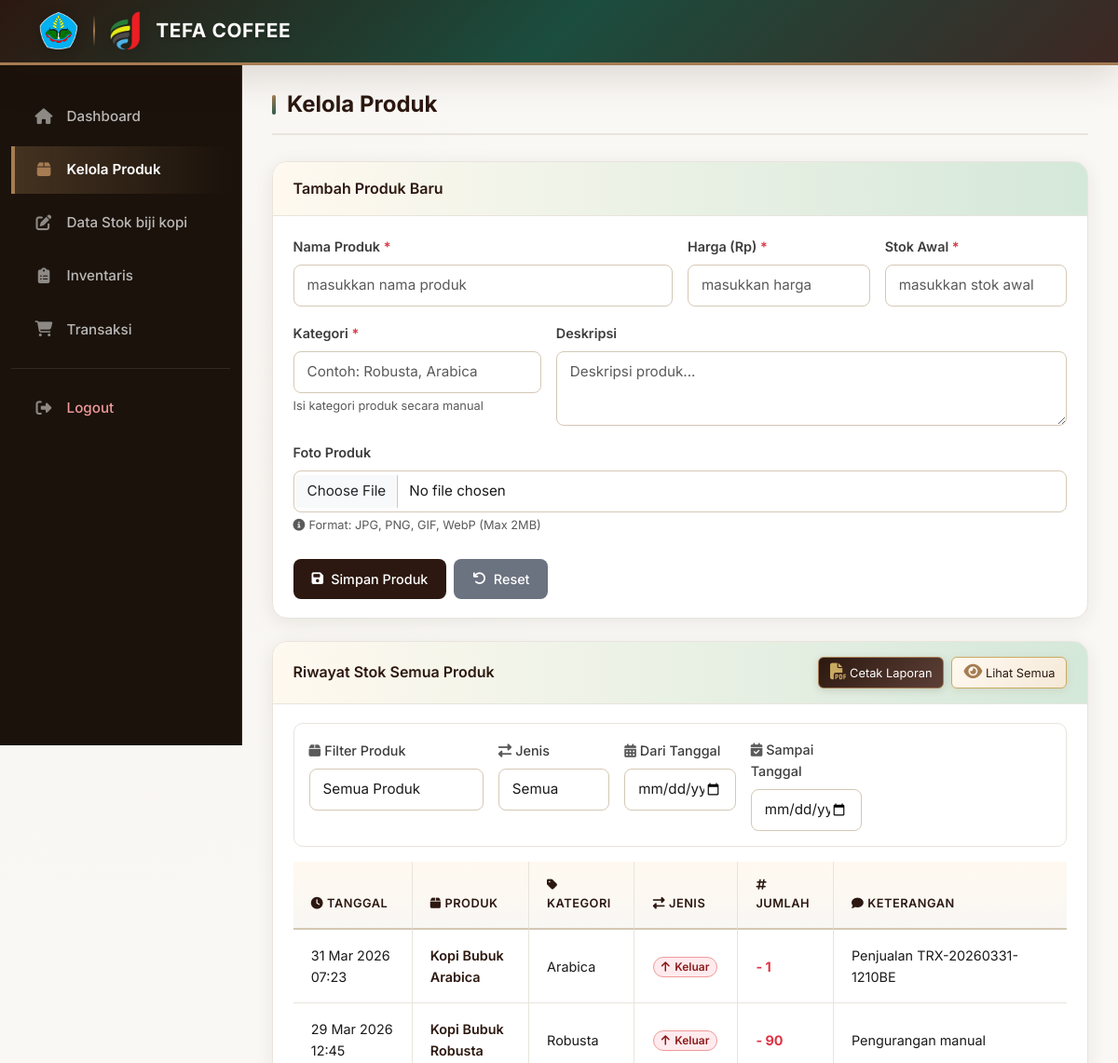
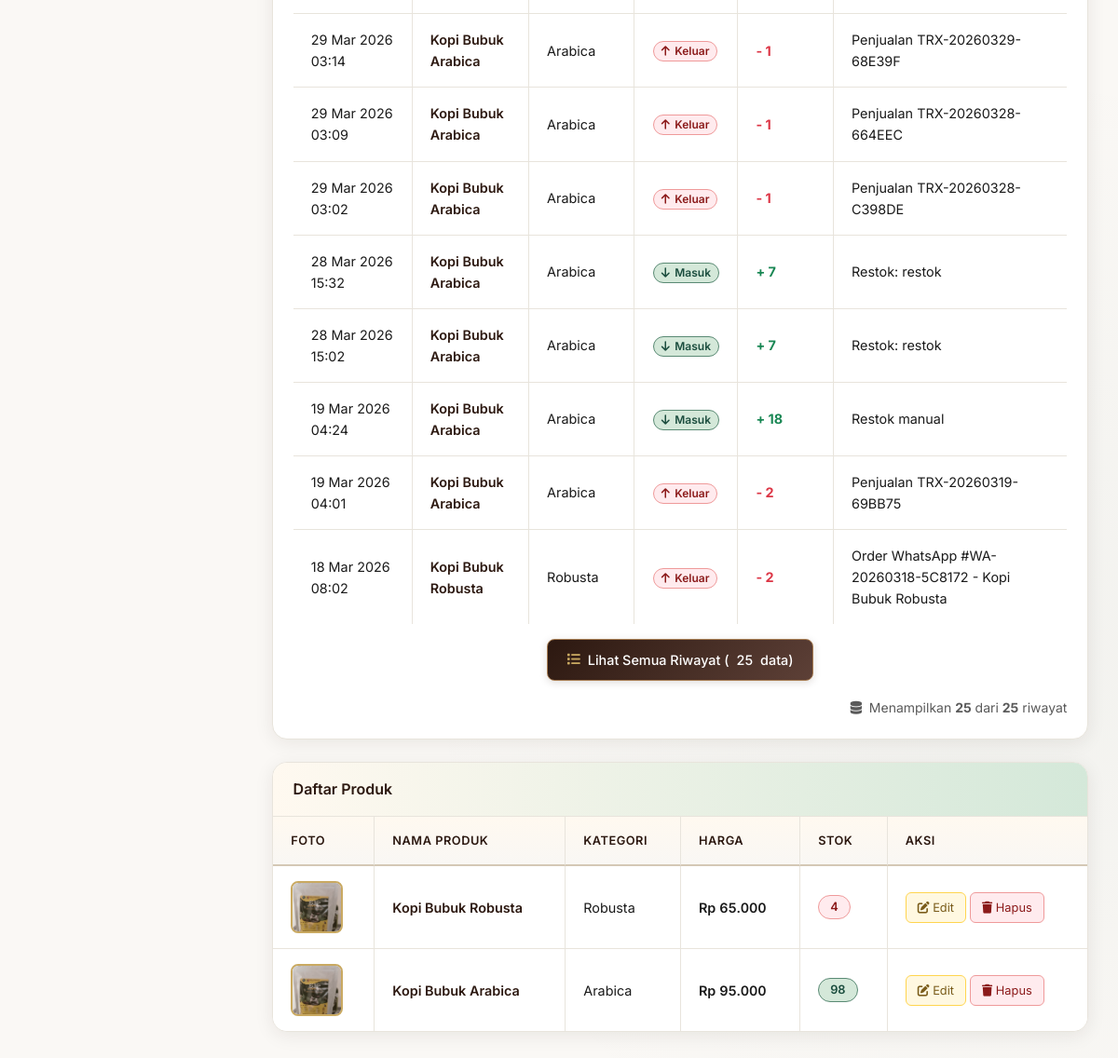
/admin/products.php (signed in), run on the app's committed database (2 pictures, top to bottom).
### tables this page shows
CREATE TABLE `stock_movements` (
  `id` int(11) NOT NULL,
  `product_id` int(11) NOT NULL,
  `jenis` enum('masuk','keluar') NOT NULL,
  `jumlah` int(11) NOT NULL,
  `keterangan` text DEFAULT NULL,
  `tanggal` timestamp NOT NULL DEFAULT current_timestamp()
);

CREATE TABLE `products` (
  `id` int(11) NOT NULL,
  `nama_produk` varchar(100) NOT NULL,
  `deskripsi` text DEFAULT NULL,
  `harga` decimal(10,2) NOT NULL,
  `stok` int(11) DEFAULT 0,
  `kategori` enum('robusta','arabica','lainnya') DEFAULT 'lainnya',
  `gambar` varchar(255) DEFAULT NULL,
  `created_at` timestamp NOT NULL DEFAULT current_timestamp()
);

### admin/products.php (the view, shortened to what the rows shown need)
<?php
require_once '../config/config.php';
$upload_dir = '../assets/images/products/';
$all_stock_history = [];
$where = "1=1";
$history_query = mysqli_query($conn, "
    SELECT sm.*, p.nama_produk, p.kategori
    FROM stock_movements sm
    JOIN products p ON sm.product_id = p.id
    WHERE $where
    ORDER BY sm.tanggal DESC
    LIMIT 500
");
while ($row = mysqli_fetch_assoc($history_query)) {
    $all_stock_history[] = $row;
}
$products = mysqli_query($conn, "SELECT * FROM products ORDER BY created_at DESC");
?>
<!DOCTYPE html>
<html lang="id">
<head>
    <link href="https://cdn.jsdelivr.net/npm/bootstrap@5.3.0/dist/css/bootstrap.min.css" rel="stylesheet">
    <link rel="stylesheet" href="https://cdnjs.cloudflare.com/ajax/libs/font-awesome/6.4.0/css/all.min.css">
    <link rel="stylesheet" href="css/products.css">
</head>
<body>
    <div class="main-wrapper">
        <div class="main-content">
            <div class="page-header">
                <h1 class="page-title">Kelola Produk</h1>
            </div>
            <div class="card-custom">
                <div class="card-body">
                    <div class="table-container" id="historyTableContainer">
                        <div class="table-responsive">
                            <table class="table table-custom history-table">
                                <thead>
                                    <tr>
                                        <th><i class="fas fa-clock me-1"></i>Tanggal</th>
                                        <th><i class="fas fa-box me-1"></i>Produk</th>
                                        <th><i class="fas fa-tag me-1"></i>Kategori</th>
                                        <th><i class="fas fa-exchange-alt me-1"></i>Jenis</th>
                                        <th><i class="fas fa-hashtag me-1"></i>Jumlah</th>
                                        <th><i class="fas fa-comment me-1"></i>Keterangan</th>
                                    </tr>
                                </thead>
                                <tbody id="historyTableBody">
                                    <?php if (count($all_stock_history) > 0): ?>
                                        <?php foreach (array_slice($all_stock_history, 0, 10) as $hist): ?>
                                            <tr>
                                                <td><?= date('d M Y H:i', strtotime($hist['tanggal'])) ?></td>
                                                <td class="fw-semibold"><?= htmlspecialchars($hist['nama_produk']) ?></td>
                                                <td><?= ucfirst($hist['kategori']) ?></td>
                                                <td>
                                                    <span
                                                        class="badge history-badge <?= $hist['jenis'] == 'masuk' ? 'badge-success' : 'badge-danger' ?>">
                                                        <i
                                                            class="fas fa-<?= $hist['jenis'] == 'masuk' ? 'arrow-down' : 'arrow-up' ?>"></i>
                                                        <?= ucfirst($hist['jenis']) ?>
                                                    </span>
                                                </td>
                                                <td
                                                    class="fw-bold <?= $hist['jenis'] == 'masuk' ? 'text-success' : 'text-danger' ?>">
                                                    <?= $hist['jenis'] == 'masuk' ? '+' : '-' ?>        <?= $hist['jumlah'] ?>
                                                </td>
                                                <td><?= htmlspecialchars($hist['keterangan'] ?? '-') ?></td>
                                            </tr>
                                        <?php endforeach; ?>
                                    <?php endif; ?>
                                </tbody>
                            </table>
                        </div>
                    </div>
                </div>
            </div>
            <div class="card-custom">
                <div class="card-body p-0">
                    <div class="table-responsive">
                        <table class="table table-custom">
                            <thead>
                                <tr>
                                    <th>Foto</th>
                                    <th>Nama Produk</th>
                                    <th>Kategori</th>
                                    <th>Harga</th>
                                    <th>Stok</th>
                                    <th>Aksi</th>
                                </tr>
                            </thead>
                            <tbody>
                                <?php while ($product = mysqli_fetch_assoc($products)): ?>
                                    <tr>
                                        <td data-label="Foto">
                                            <?php if ($product['gambar'] && file_exists($upload_dir . $product['gambar'])): ?>
                                                <img src="../assets/images/products/<?= htmlspecialchars($product['gambar']) ?>"
                                                    alt="<?= htmlspecialchars($product['nama_produk']) ?>"
                                                    class="product-thumb">
                                            <?php else: ?>
                                                <div class="product-thumb-placeholder"><i class="fas fa-coffee"></i></div>
                                            <?php endif; ?>
                                        </td>
                                        <td data-label="Nama" class="fw-semibold">
                                            <?= htmlspecialchars($product['nama_produk']) ?></td>
                                        <td data-label="Kategori"><?= ucfirst($product['kategori']) ?></td>
                                        <td data-label="Harga" class="text-rupiah">Rp
                                            <?= number_format($product['harga'], 0, ',', '.') ?></td>
                                        <td data-label="Stok">
                                            <span
                                                class="badge <?= $product['stok'] < 20 ? 'badge-danger' : 'badge-success' ?>">
                                                <?= $product['stok'] ?>
                                            </span>
                                        </td>
                                        <td data-label="Aksi">
                                            <button class="btn btn-sm btn-warning"
                                                onclick="editProduct(<?= $product['id'] ?>, '<?= addslashes($product['nama_produk']) ?>', '<?= addslashes($product['deskripsi'] ?? '') ?>', <?= $product['harga'] ?>, <?= $product['stok'] ?>, '<?= $product['kategori'] ?>', '<?= $product['gambar'] ?>')">
                                                <i class="fas fa-edit"></i> Edit
                                            </button>
                                            <a href="?delete=<?= $product['id'] ?>" class="btn btn-sm btn-danger"
                                                onclick="return confirm(' Yakin hapus produk ini?\nPeringatan:\n- Riwayat stok akan dihapus\n- Detail transaksi akan dihapus\nProduk: <?= addslashes($product['nama_produk']) ?>')">
                                                <i class="fas fa-trash"></i> Hapus
                                            </a>
                                        </td>
                                    </tr>
                                <?php endwhile; ?>
                            </tbody>
                        </table>
                    </div>
                </div>
            </div>
        </div>
    </div>
</body>
</html>

### data on the page
stock_movements: tanggal "31 Mar 2026 07:23", product.nama_produk "Kopi Bubuk Arabica", product.kategori "Arabica", jenis "Keluar", jumlah "1", keterangan "Penjualan TRX-20260331-1210BE"
stock_movements: tanggal "29 Mar 2026 12:45", product.nama_produk "Kopi Bubuk Robusta", product.kategori "Robusta", jenis "Keluar", jumlah "90", keterangan "Pengurangan manual"
stock_movements: tanggal "29 Mar 2026 03:14", product.nama_produk "Kopi Bubuk Arabica", product.kategori "Arabica", jenis "Keluar", jumlah "1", keterangan "Penjualan TRX-20260329-68E39F"
stock_movements: tanggal "29 Mar 2026 03:09", product.nama_produk "Kopi Bubuk Arabica", product.kategori "Arabica", jenis "Keluar", jumlah "1", keterangan "Penjualan TRX-20260328-664EEC"
stock_movements: tanggal "29 Mar 2026 03:02", product.nama_produk "Kopi Bubuk Arabica", product.kategori "Arabica", jenis "Keluar", jumlah "1", keterangan "Penjualan TRX-20260328-C398DE"
stock_movements: tanggal "28 Mar 2026 15:32", product.nama_produk "Kopi Bubuk Arabica", product.kategori "Arabica", jenis "Masuk", jumlah "7", keterangan "Restok: restok"
stock_movements: tanggal "28 Mar 2026 15:02", product.nama_produk "Kopi Bubuk Arabica", product.kategori "Arabica", jenis "Masuk", jumlah "7", keterangan "Restok: restok"
stock_movements: tanggal "19 Mar 2026 04:24", product.nama_produk "Kopi Bubuk Arabica", product.kategori "Arabica", jenis "Masuk", jumlah "18", keterangan "Restok manual"
stock_movements: tanggal "19 Mar 2026 04:01", product.nama_produk "Kopi Bubuk Arabica", product.kategori "Arabica", jenis "Keluar", jumlah "2", keterangan "Penjualan TRX-20260319-69BB75"
stock_movements: tanggal "18 Mar 2026 08:02", product.nama_produk "Kopi Bubuk Robusta", product.kategori "Robusta", jenis "Keluar", jumlah "2", keterangan "Order WhatsApp #WA-20260318-5C8172 - Kopi Bubuk Robusta"
products: gambar (picture), nama_produk "Kopi Bubuk Robusta", kategori "Robusta", harga "65.000", stok "4"
products: gambar (picture), nama_produk "Kopi Bubuk Arabica", kategori "Arabica", harga "95.000", stok "98"

### other printed values
count($all_stock_history) "25"
